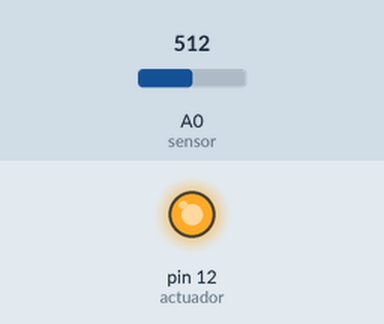
This sketch was run on a simulated Arduino Uno, built with avr-gcc and run on an emulated ATmega328P. On the bench: output pins drawn as LEDs (lit = HIGH). Inputs (shaded band) come from the test bench; at power-on: A0 (sensor) = 512.

Above: at 1.2 s.
1.3 s: A0 (sensor) set to 496
At 2.2 s:
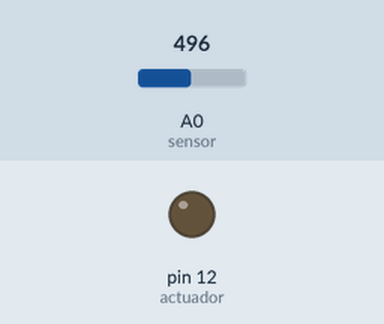
2.8 s: A0 (sensor) set to 716
At 3.4 s:
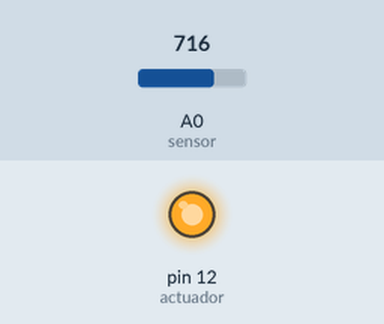
4.3 s: A0 (sensor) set to 511
At 4.6 s:
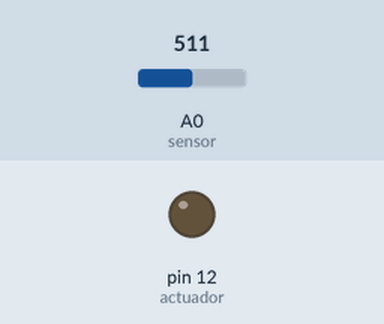
Timing chart, 0 to 7.3 s (numbered marks = the images above; inputs shaded):
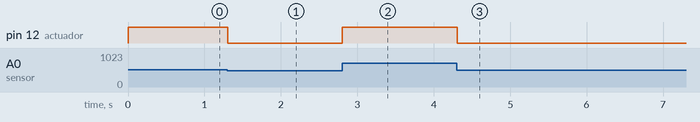

The sketch:

P8.ino
```cpp
int sensor = A0;
int actuador =12;
void setup() {
  // put your setup code here, to run once:
  Serial.begin(9600);

}
int v;

void loop() {
  // put your main code here, to run repeatedly:
  v = analogRead(sensor);
  v=v/4;
  analogWrite(actuador,v);
  delay(100);

}
```

Measured:
- the behaviour switches between 512 and 511 on A0 (sensor) (found by bisection; images 0 and 1)
- after the input at 1.3 s, pin 12 (actuador): HIGH → LOW at once
- after the input at 2.8 s, pin 12 (actuador): LOW → HIGH at once
- after the input at 4.3 s, pin 12 (actuador): HIGH → LOW at once
